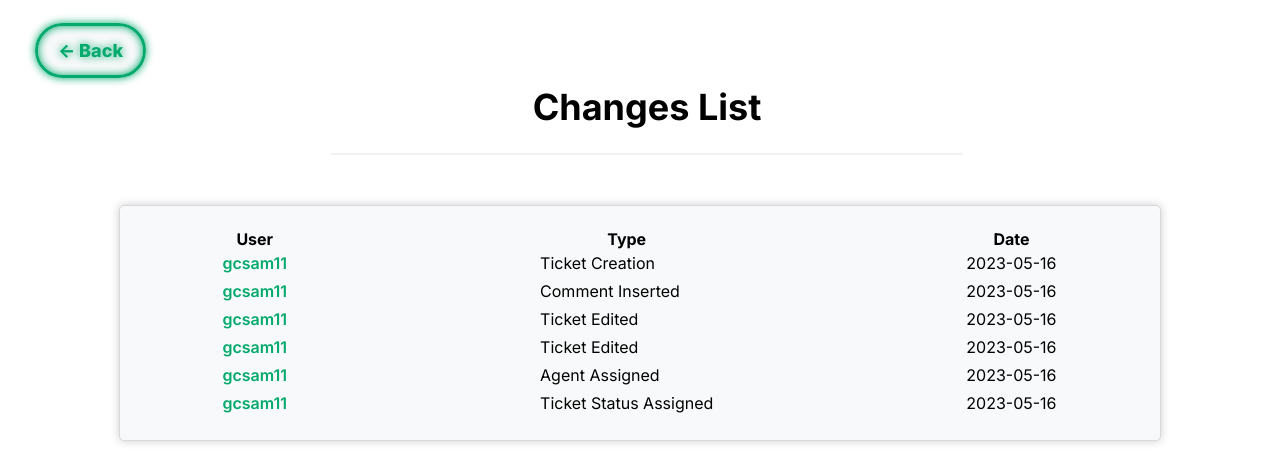
Screenshot of /pages/changes_list.php?id=4 (signed in) with the database file from the repository.
### tables this page shows
CREATE TABLE TICKET_CHANGES(
    ticket_changes_id INTEGER PRIMARY KEY AUTOINCREMENT,
    ticket_id INT NOT NULL,
    user_id INT NOT NULL,
    date DATE NOT NULL,
    type VARCHAR(255) NOT NULL,
    FOREIGN KEY(ticket_id) REFERENCES TICKET(ticket_id) ON DELETE CASCADE ON UPDATE CASCADE,
    FOREIGN KEY(user_id) REFERENCES USER(user_id) ON DELETE CASCADE ON UPDATE CASCADE
);

CREATE TABLE USER (
    user_id INTEGER PRIMARY KEY AUTOINCREMENT,
    department_id INT,
    name VARCHAR(255) NOT NULL,
    username VARCHAR(8) NOT NULL UNIQUE,
    email VARCHAR(255) NOT NULL UNIQUE,
    password VARCHAR(255) NOT NULL,
    type VARCHAR(10) NOT NULL DEFAULT 'Client' CHECK (type = 'Agent' OR type = 'Admin' OR type = 'Client'),
    gender VARCHAR(10) DEFAULT 'None' CHECK(gender = 'Male' or gender = 'Female' or gender = 'Other' or gender = 'None'),
    FOREIGN KEY(department_id) REFERENCES DEPARTMENT(department_id) ON DELETE CASCADE ON UPDATE CASCADE
);

### pages/changes_list.php (the view, shortened to what this page needs)
<?php
    include '../database/checkSession.php';
?>
<!DOCTYPE html>
<html>
<head>
	<link rel="stylesheet" href="../css/changes_list.css">
</head>
    <body>
        <div class="header_div">
            <a class="backbtn" href="../pages/ticket.php?id=<?php echo $_GET['id'];?>"> <- Back</a>
            <header>
                <h1>Changes List</h1>
                <hr>
            </header>
        </div>
        <div class="box">
            <table>
                <tr>
                    <th>User</th>
                    <th>Type</th>
                    <th>Date</th>
                </tr>
                <?php
                    $stmt = $db->prepare('SELECT * FROM TICKET_CHANGES WHERE ticket_id = :ticket_id ORDER BY date');
                    $stmt->bindParam(':ticket_id', $_GET['id']);
                    $stmt->execute();
                    while($row12 = $stmt -> fetch()){
                        $stmt2 = $db->prepare('SELECT * FROM USER WHERE user_id = :user_id');
                        $stmt2->bindParam(':user_id', $row12['user_id']);
                        $stmt2->execute();
                        $row20 = $stmt2->fetch();
                        echo '<tr>
                        <td><a id="username" href="../pages/profile_viewer.php?id='.$row20['user_id'].'">'.$row20['username'].'</a></td>
                        <td id="type">'.$row12['type'].'</td>
                        <td id="date">'.$row12['date'].'</td>
                        </tr>';
                    }
                ?>
            </table>
        </div>
    </body>
</html>

### css/changes_list.css (style rules this page uses)
:root { --clr-neon_green: #04AA6D; --clr-neon_red: #e90808; --clr-bg: #f8f9fa; }
*, *::before *::after { box-sizing: border-box; }
.backbtn { background-color: var(--clr-bg); color: var(--clr-neon_green); padding: 14px 20px; margin: 20px; border: 3px solid var(--clr-neon_green); border-radius: 32px; cursor: pointer; opacity: 1; text-align: center; font-weight: 800; font-size: large; width: 25%; transition: opacity 100ms linear; text-shadow: 0 0 0.125em hsl(0 0% 100% / 0.5), 0 0 0.45em var(--clr-neon_green); box-shadow: inset 0 0 0.5em 0 var(--clr-neon_green), 0 0 0.5em 0 var(--clr-neon_green); text-decoration: none; }
header { padding-left: 25%; padding-right: 25%; }
h1 { font-family: 'Inter', sans-serif; font-size: 36px; text-align: center; }
hr { border: 1px solid #f1f1f1; margin-bottom: 20px; }
body { margin: 0; padding: 0; font-family: 'Inter', sans-serif; }
.header_div { padding-top: 40px; padding-left: 15px; }
.box { margin: 50px auto; max-height: 65vh; min-width: 850px; max-width: 1000px; padding: 20px; background-color: #f8f9fa; border: 1px solid #d6d8db; border-radius: 5px; box-shadow: 0px 0px 10px rgba(0,0,0,0.2); display: grid; justify-content: center; }
.box table { overflow-x: hidden; overflow-y: auto; }
.box table tr th { padding-right: 250px; }
.box table tr th:nth-child(1) { padding-left: 250px; }
.box table tr td { padding-right: 250px; padding-bottom: 5px; }
.box table tr td:nth-child(1) { padding-left: 250px; }
#username { text-decoration: none; color: var(--clr-neon_green); font-weight: 600; }
#type { white-space: nowrap; }
#date { white-space: nowrap; }

### rows the page displays
ticket_changes: user.username "gcsam11", type "Ticket Creation", date "2023-05-16"
ticket_changes: user.username "gcsam11", type "Comment Inserted", date "2023-05-16"
ticket_changes: user.username "gcsam11", type "Ticket Edited", date "2023-05-16"
ticket_changes: user.username "gcsam11", type "Ticket Edited", date "2023-05-16"
ticket_changes: user.username "gcsam11", type "Agent Assigned", date "2023-05-16"
ticket_changes: user.username "gcsam11", type "Ticket Status Assigned", date "2023-05-16"
